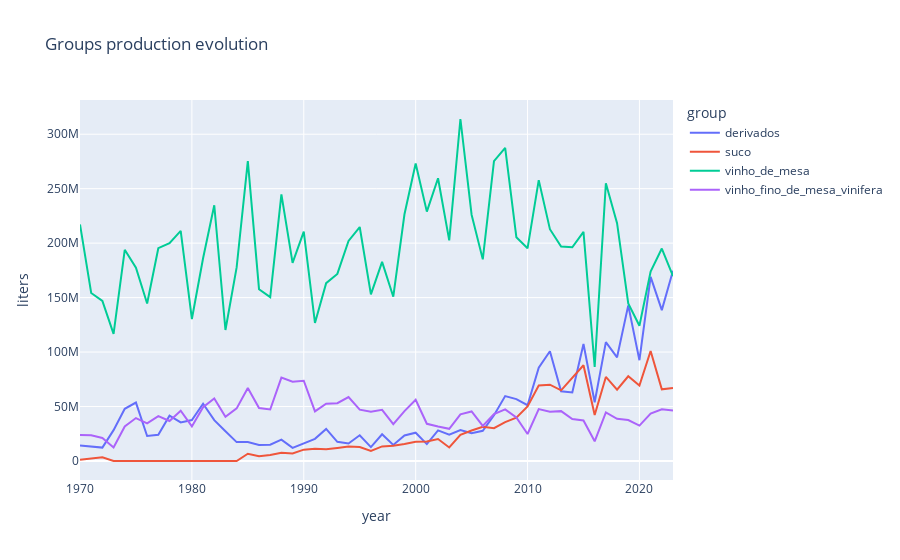
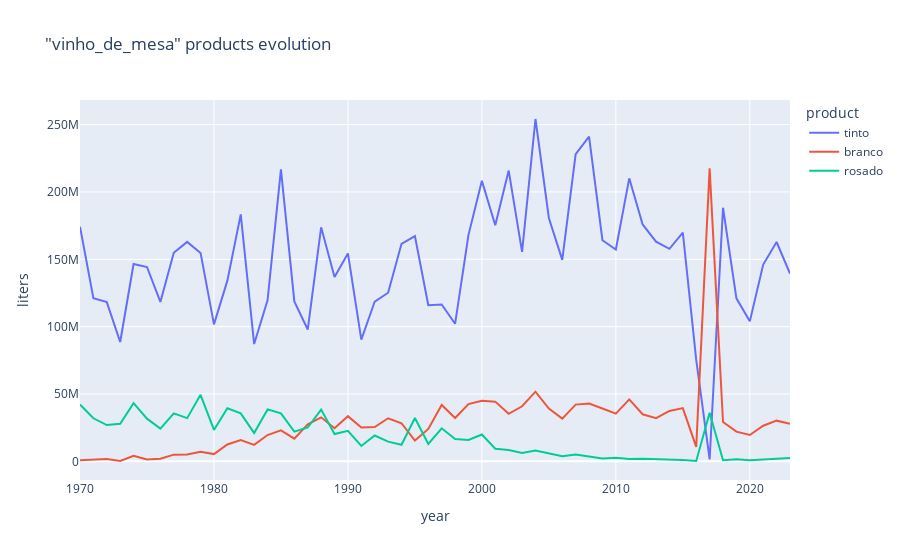
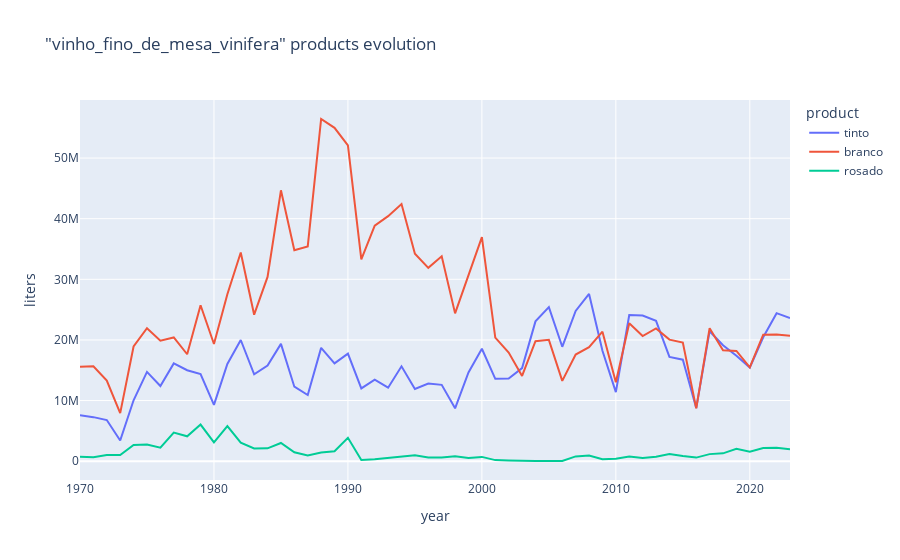
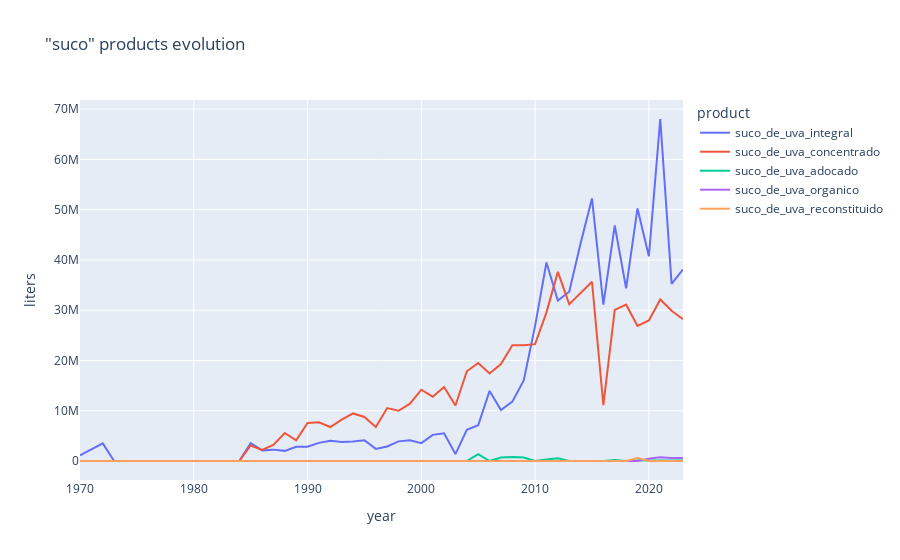

The code cell stored with these charts, in order, in its notebook:
### Code cell
def plot_groups_evolution():
    global df
    df_plot = df.copy()
    df_plot = df_plot.groupby(['group','year']).sum().reset_index()
    fig = px.line(df_plot, x='year', y='liters', color='group', title='Groups production evolution')
    fig.show()

def plot_group_evolution(group: str):
    global df
    df_plot = df.copy()
    df_plot = df_plot[df_plot['group']==group]
    fig = px.line(df_plot, x='year', y='liters', color='product', title=f'"{group}" products evolution')
    fig.show()

plot_groups_evolution()
groups = list(df['group'].unique())
for group in groups:
    plot_group_evolution(group)
